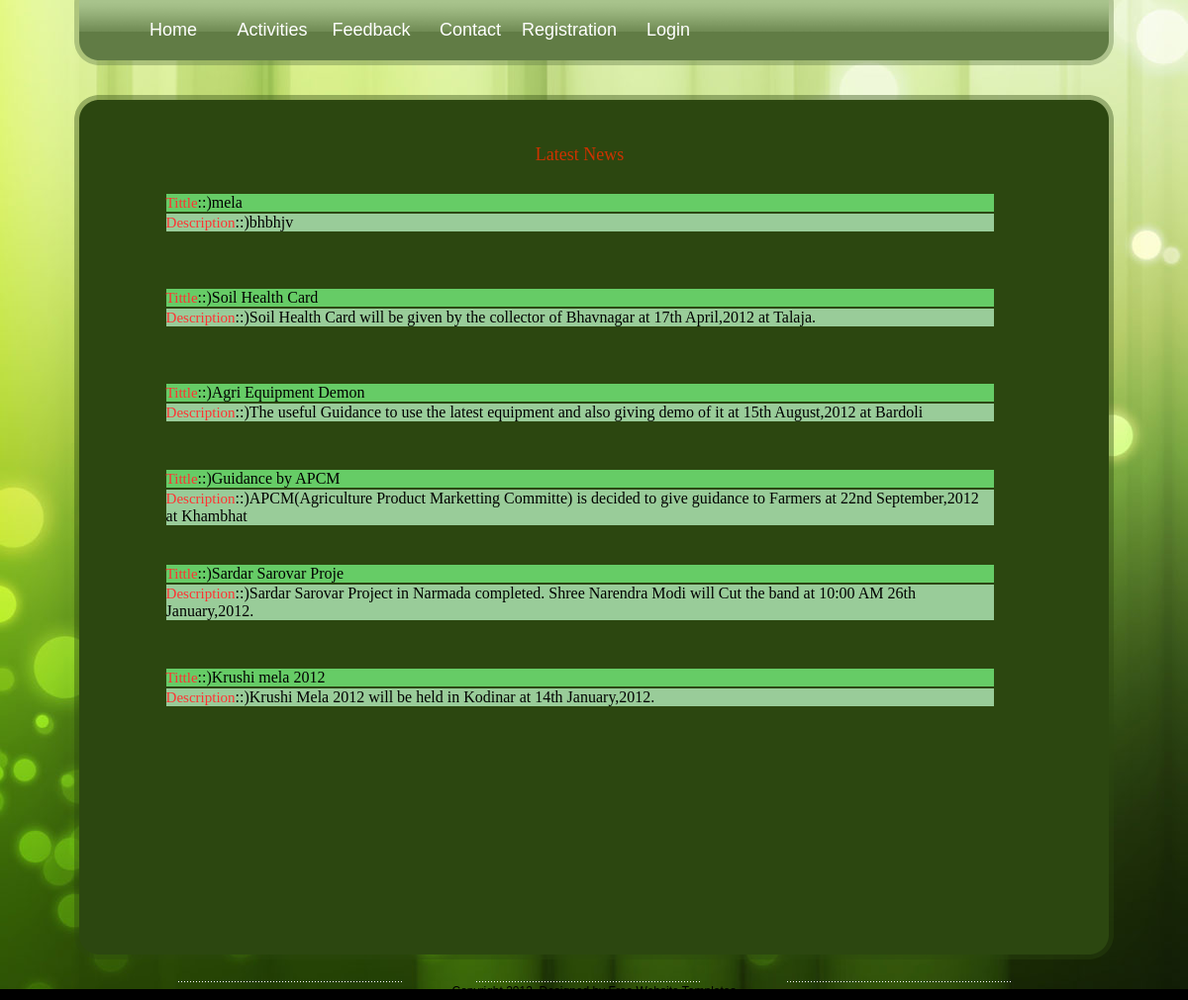
The page /client/news_all.php on the database its author committed.
### tables this page shows
CREATE TABLE IF NOT EXISTS `news` (
  `nid` int(11) NOT NULL AUTO_INCREMENT,
  `tittle` varchar(20) NOT NULL,
  `description` varchar(255) NOT NULL,
  PRIMARY KEY (`nid`)
);

### client/news_all.php (the view, shortened to what this page needs)
<!DOCTYPE html PUBLIC "-//W3C//DTD XHTML 1.0 Strict//EN" "http://www.w3.org/TR/xhtml1/DTD/xhtml1-strict.dtd">
<html xmlns="http://www.w3.org/1999/xhtml">
    <head>
        <link href="styles.css" rel="stylesheet" type="text/css" media="screen" />
</head>
<body>
    	<div id="wrap">
		        <div id="menu">
					 <ul>
						<li><a href="index.php">Home</a></li>
						<li><a href="activities.php">Activities</a></li>
						<li><a href="feedback.php">Feedback</a></li>
						<li><a href="contact.php">Contact</a></li>
						<?php if(isset($_SESSION['uid'])=='')
						{
						?>
						<li><a href="register.php">Registration</a></li>
						<li><a href="login.php">Login</a></li>
						<?php
						}
						else
						{
						?>
						<li><a href="Logout.php">Logout</a></li>
						<?php
						}
						?>
					</ul>
				</div>
				<div id="top_padding"></div>
				<div id="content_top"></div>
				<div id="content_bg_repeat">
					<div class="inside">
					  <div class="row-2">
					    <table width="100%" height="209" border="0">
                          <tr>
                            <td colspan="3">&nbsp;</td>
                          </tr>
                          <tr>
                            <td width="6%">&nbsp;</td>
                            <td width="85%"><table width="100%" height="123" border="0">
                              <tr>
                                <td height="21"><div align="center" class="style25 style28">Latest News </div></td>
                              </tr>
							  <?php
	                           $q=mysql_query("select * from news order by nid desc") or die ("query fail");
	                           while($data=mysql_fetch_array($q))
	                             {
	                           ?>
                              <tr>
                                <td height="94"><table width="100%" border="0">
                                  <tr>
                                    <td colspan="3" bgcolor="#66CC66" style="font-family:Georgia, 'Times New Roman', Times, serif; font-size:16px; color:#000000"><span class="style27">Tittle</span>::)<?php echo $data['tittle'];?></td>
                                  </tr>
                                  <tr>
                                    <td colspan="3" bgcolor="#99CC99"style="font-family:Georgia, 'Times New Roman', Times, serif; font-size:16px; color:#000000"><span class="style27">Description</span>::)<?php echo $data['description'];?></td>
                                  </tr>
                                </table></td>
                              </tr>
							  <?php
							  }
							  ?>
                            </table></td>
                            <td width="9%">&nbsp;</td>
                          </tr>
                          <tr>
                            <td colspan="3">&nbsp;</td>
                          </tr>
                        </table>
					    <p>&nbsp;</p>
              	<p>&nbsp;</p>
              	<p>&nbsp;</p>
              	<p>&nbsp;</p>
              	<p>&nbsp;</p>
              </div>
            </div>
				</div>
				<div id="content_bottom"></div>
				<div id="footer_top">
				</div>
				<div id="footer_bot">
					<p>Copyright  2012. Designed by <a href="http://www.metamorphozis.com/free_templates/free_templates.php" title="Free Website Templates">Free Website Templates</a></p>
				</div>
		</div>
</body>
</html>

### client/styles.css (style rules this page uses)
* { margin: 0px; padding: 0px; }
a { color: #ffffff; font-weight: bold; text-decoration: none; }
body { font-family: Arial, Helvetica, sans-serif; font-size: 12px; line-height: 18px; color: #ffffff; background: #000000 url(images/bg.jpg) no-repeat top center fixed; }
#wrap { width: 1050px; margin: 0 auto; }
#menu { width: 1050px; height: 66px; background: url(images/menu_bg.png); }
#menu ul { padding-left: 0px; list-style: none; padding: 0px 0px 0px 0px; margin: 0 auto; width: 950px; }
#menu ul li { display: inline; }
#menu ul li a { font: Georgia, "Times New Roman", Times, serif; font-size:18px; color: #ffffff; font-weight: normal; text-decoration: none; text-align: center; display: block; float: left; width: 100px; height: 61px; line-height: 61px; }
#top_padding { height: 30px; }
#content_top { background: url(images/content_top.png) top left; height: 25px; }
#content_bottom { background: url(images/content_bottom.png) top left; height: 24px; }
#content_bg_repeat { background: url(images/content_bg_repeat.png) left repeat-y; padding: 0px 24px 0px 25px; }
.inside p { margin-bottom:18px; }
#footer_top { width: 841px; margin: 0 auto; background: url(images/footer_top_border.png) no-repeat bottom; padding-top: 23px; }
#footer_bot { text-align: center; padding: 0px 0px 0px 0px; }
#footer_bot a, #footer_bot p { color: #000000; font-weight: normal; padding: 0px; margin: 0px }

### client/news_all.php (style rules this page uses)
.style27 { color: #FF3333; font-size: 15px; }
.style28 { font-family: Georgia, "Times New Roman", Times, serif; font-size: 18px; color: #CC3300; }

### rows shown on the page
news: tittle "mela", description "bhbhjv"
news: tittle "Soil Health Card", description "Soil Health Card will be given by the collector of Bhavnagar at 17th April,2012 at Talaja."
news: tittle "Agri Equipment Demon", description "The useful Guidance to use the latest equipment and also giving demo of it at 15th August,2012 at Bardoli"
news: tittle "Guidance by APCM", description "APCM(Agriculture Product Marketting Committe) is decided to give guidance to Farmers at 22nd September,2012 at Khambhat"
news: tittle "Sardar Sarovar Proje", description "Sardar Sarovar Project in Narmada completed. Shree Narendra Modi will Cut the band at 10:00 AM 26th January,2012."
news: tittle "Krushi mela 2012", description "Krushi Mela 2012 will be held in Kodinar at 14th January,2012."
